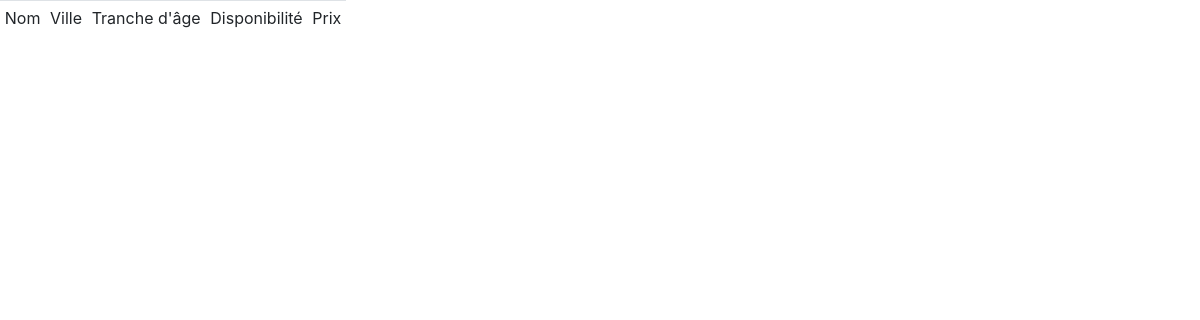
The page /list/ on the database as committed earlier.
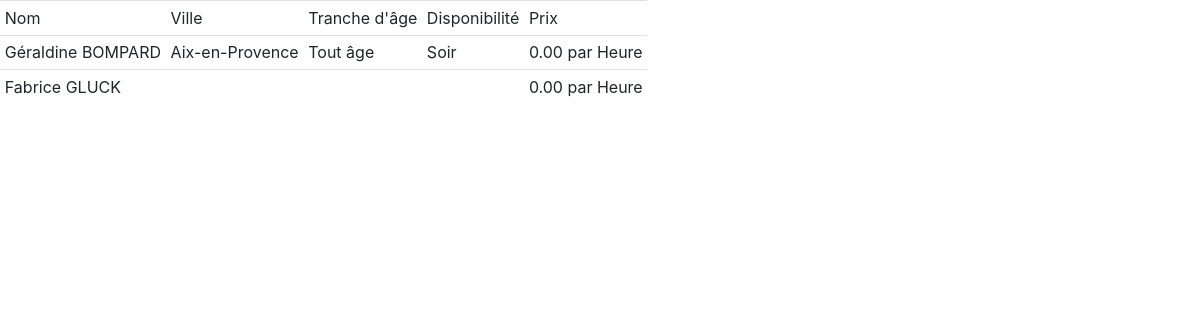
The same page on the database as committed later.
### babysitters/models.py (models this page shows, shortened)
class Babysitter(models.Model):
    member = models.OneToOneField(Member, on_delete=models.CASCADE, null=True, related_name="babysitter_profile", verbose_name="Membre")
    location = models.CharField(verbose_name="Ville et environs", max_length=4, choices=components.LOCATIONS, null=False, )
    criminal_record = models.BooleanField(verbose_name="Casier Judiciaire (B1/B2) vierge", default=False, )
    birth_date = models.DateField(verbose_name="Date de naissance", blank=True, default="1901-01-01")
    grade_main = models.CharField(verbose_name="Premier diplôme", max_length=4, choices=components.GRADES_CHOICES, blank=True, )
    grade_sec = models.CharField(verbose_name="Deuxième diplôme", max_length=4, choices=components.GRADES_CHOICES, blank=True, )
    aid_certificate_grade = models.BooleanField(verbose_name="Brevet de secourisme", default=False, )
    age_target = models.CharField(verbose_name="Tranche d'âge de l'enfant", max_length=4, choices=components.AGE_TARGET_CHOICES, blank=True, )
    time_target = models.CharField(verbose_name="Moments de la journée", max_length=4, choices=components.TIME_TARGET_CHOICES, blank=True, )
    price = MoneyField(verbose_name="Tarifs de vos prestations", max_digits=10, decimal_places=2, default_currency='EUR', )
    price_unit = models.CharField(verbose_name="par", max_length=4, choices=components.TARIFICATION_UNIT, default='H', )
    phone = PhoneNumberField("Numéro de téléphone", blank=True, )
    linkedin = models.URLField(verbose_name="Profil LinkedIn", blank=True, )
    viadeo = models.URLField(verbose_name="Profil Viadeo", blank=True, )
    class Meta:
        verbose_name = 'Babysitter'
        verbose_name_plural = "Babysitters"

### accounts/models.py (models this page shows, shortened)
class Member(AbstractBaseUser):
    email = models.EmailField(verbose_name='Adresse Mail', max_length=255, unique=True)
    full_name = models.CharField(verbose_name='Nom et Prénom', max_length=255)
    babysitter = models.BooleanField(verbose_name="Compte Babysitter", default=False)
    active_profile = models.BooleanField(verbose_name='Actif', default=True)
    staff_profile = models.BooleanField(verbose_name='Staff', default=False)
    admin_profile = models.BooleanField(verbose_name='Administrateur', default=False)
    creation_date = models.DateField(verbose_name='Date de création', default=timezone.now)
    USERNAME_FIELD = 'email'
    REQUIRED_FIELDS = ['full_name', ]
    objects = MemberManager()
    class Meta:
        verbose_name = "Membre"
        verbose_name_plural = "Membres"

### babysitters/views.py (the view)
# urls.py: path('list/', show_db_list),            # babysitters.views.show_db_list
def show_db_list(request):
    qs = Babysitter.objects.all().order_by('price_unit', 'price')
    return render(request, 'babysitters/list.html', {'qs': qs})

### babysitters/templates/babysitters/list.html (shortened to what this page needs)
<!DOCTYPE html>
<html lang="en">
<head>
    <link rel="stylesheet" href="https://stackpath.bootstrapcdn.com/bootstrap/4.1.2/css/bootstrap.min.css">
</head>
<body>
    <table class="table table-sm table-stripped table-responsive">
        <thead>
            <tr>
                <td>Nom</td>
                <td>Ville</td>
                <td>Tranche d'âge</td>
                <td>Disponibilité</td>
                <td>Prix</td>
            </tr>
        </thead>
        <tbody>
            {% for qs in qs %}
                <tr>
                    <td>{{qs.member.full_name}}</td>
                    <td>{{qs.get_location_display}}</td>
                    <td>{{qs.get_age_target_display}}</td>
                    <td>{{qs.get_time_target_display}}</td>
                    <td>{{qs.price}} par {{qs.get_price_unit_display}}</td>
                </tr>
            {% endfor %}
        </tbody>
    </table>
</body>
</html>

Rows that differ between the two databases and show on the page:
added Babysitter: member.full_name "Géraldine BOMPARD", location "Aix-en-Provence", age_target "Tout âge", time_target "Soir", price "0.00", price_unit "Heure"
added Babysitter: member.full_name "Fabrice GLUCK", price "0.00", price_unit "Heure"
